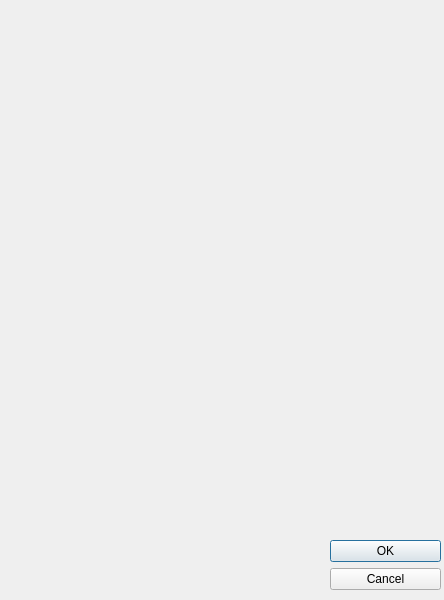
<?xml version="1.0" encoding="UTF-8"?>
<ui version="4.0">
 <class>alphamate</class>
 <widget class="QDialog" name="alphamate">
  <property name="geometry">
   <rect>
    <x>0</x>
    <y>0</y>
    <width>444</width>
    <height>600</height>
   </rect>
  </property>
  <property name="windowTitle">
   <string>Dialog</string>
  </property>
  <widget class="QDialogButtonBox" name="buttonBox">
   <property name="geometry">
    <rect>
     <x>330</x>
     <y>540</y>
     <width>111</width>
     <height>61</height>
    </rect>
   </property>
   <property name="orientation">
    <enum>Qt::Vertical</enum>
   </property>
   <property name="standardButtons">
    <set>QDialogButtonBox::Cancel|QDialogButtonBox::Ok</set>
   </property>
  </widget>
 </widget>
 <resources/>
 <connections>
  <connection>
   <sender>buttonBox</sender>
   <signal>accepted()</signal>
   <receiver>alphamate</receiver>
   <slot>accept()</slot>
   <hints>
    <hint type="sourcelabel">
     <x>248</x>
     <y>254</y>
    </hint>
    <hint type="destinationlabel">
     <x>157</x>
     <y>274</y>
    </hint>
   </hints>
  </connection>
  <connection>
   <sender>buttonBox</sender>
   <signal>rejected()</signal>
   <receiver>alphamate</receiver>
   <slot>reject()</slot>
   <hints>
    <hint type="sourcelabel">
     <x>316</x>
     <y>260</y>
    </hint>
    <hint type="destinationlabel">
     <x>286</x>
     <y>274</y>
    </hint>
   </hints>
  </connection>
 </connections>
</ui>
